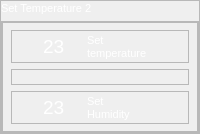
                  <widget class="QFrame" name="frame_137">
                   <property name="sizePolicy">
                    <sizepolicy hsizetype="Expanding" vsizetype="Expanding">
                     <horstretch>11</horstretch>
                     <verstretch>9</verstretch>
                    </sizepolicy>
                   </property>
                   <property name="minimumSize">
                    <size>
                     <width>0</width>
                     <height>12</height>
                    </size>
                   </property>
                   <property name="frameShape">
                    <enum>QFrame::StyledPanel</enum>
                   </property>
                   <property name="frameShadow">
                    <enum>QFrame::Raised</enum>
                   </property>
                   <layout class="QVBoxLayout" name="verticalLayout_86">
                    <property name="leftMargin">
                     <number>0</number>
                    </property>
                    <property name="topMargin">
                     <number>0</number>
                    </property>
                    <property name="rightMargin">
                     <number>0</number>
                    </property>
                    <property name="bottomMargin">
                     <number>0</number>
                    </property>
                    <item>
                     <widget class="QLabel" name="label_88">
                      <property name="sizePolicy">
                       <sizepolicy hsizetype="Expanding" vsizetype="Fixed">
                        <horstretch>1</horstretch>
                        <verstretch>0</verstretch>
                       </sizepolicy>
                      </property>
                      <property name="minimumSize">
                       <size>
                        <width>39</width>
                        <height>14</height>
                       </size>
                      </property>
                      <property name="font">
                       <font>
                        <pointsize>8</pointsize>
                       </font>
                      </property>
                      <property name="styleSheet">
                       <string notr="true">color: rgb(255, 255, 255);</string>
                      </property>
                      <property name="text">
                       <string>Set Temperature 2</string>
                      </property>
                     </widget>
                    </item>
                    <item>
                     <widget class="QFrame" name="frame_138">
                      <property name="sizePolicy">
                       <sizepolicy hsizetype="Expanding" vsizetype="Expanding">
                        <horstretch>9</horstretch>
                        <verstretch>9</verstretch>
                       </sizepolicy>
                      </property>
                      <property name="minimumSize">
                       <size>
                        <width>10</width>
                        <height>110</height>
                       </size>
                      </property>
                      <property name="maximumSize">
                       <size>
                        <width>16777215</width>
                        <height>400</height>
                       </size>
                      </property>
                      <property name="styleSheet">
                       <string notr="true">#frame_138{
border-image: url(:/images/phptps/panele-bozotg-temp-07.svg);

}</string>
                      </property>
                      <property name="frameShape">
                       <enum>QFrame::StyledPanel</enum>
                      </property>
                      <property name="frameShadow">
                       <enum>QFrame::Raised</enum>
                      </property>
                      <layout class="QHBoxLayout" name="horizontalLayout_2">
                       <property name="leftMargin">
                        <number>0</number>
                       </property>
                       <property name="topMargin">
                        <number>0</number>
                       </property>
                       <property name="rightMargin">
                        <number>0</number>
                       </property>
                       <property name="bottomMargin">
                        <number>0</number>
                       </property>
                       <item>
                        <widget class="QFrame" name="frame_139">
                         <property name="sizePolicy">
                          <sizepolicy hsizetype="Expanding" vsizetype="Expanding">
                           <horstretch>9</horstretch>
                           <verstretch>9</verstretch>
                          </sizepolicy>
                         </property>
                         <property name="minimumSize">
                          <size>
                           <width>150</width>
                           <height>110</height>
                          </size>
                         </property>
                         <property name="maximumSize">
                          <size>
                           <width>293</width>
                           <height>16777215</height>
                          </size>
                         </property>
                         <property name="styleSheet">
                          <string notr="true">	background-color: none;</string>
                         </property>
                         <property name="frameShape">
                          <enum>QFrame::StyledPanel</enum>
                         </property>
                         <property name="frameShadow">
                          <enum>QFrame::Raised</enum>
                         </property>
                         <layout class="QVBoxLayout" name="verticalLayout_88">
                          <property name="leftMargin">
                           <number>8</number>
                          </property>
                          <property name="topMargin">
                           <number>7</number>
                          </property>
                          <property name="rightMargin">
                           <number>8</number>
                          </property>
                          <property name="bottomMargin">
                           <number>7</number>
                          </property>
                          <item>
                           <widget class="QFrame" name="frame_140">
                            <property name="sizePolicy">
                             <sizepolicy hsizetype="Expanding" vsizetype="Expanding">
                              <horstretch>3</horstretch>
                              <verstretch>2</verstretch>
                             </sizepolicy>
                            </property>
                            <property name="minimumSize">
                             <size>
                              <width>140</width>
                              <height>11</height>
                             </size>
                            </property>
                            <property name="styleSheet">
                             <string notr="true">#frame_8{
	border:none;


}</string>
                            </property>
                            <property name="frameShape">
                             <enum>QFrame::StyledPanel</enum>
                            </property>
                            <property name="frameShadow">
                             <enum>QFrame::Raised</enum>
                            </property>
                            <layout class="QHBoxLayout" name="horizontalLayout_79">
                             <property name="leftMargin">
                              <number>0</number>
                             </property>
                             <property name="topMargin">
                              <number>0</number>
                             </property>
                             <property name="rightMargin">
                              <number>0</number>
                             </property>
                             <property name="bottomMargin">
                              <number>0</number>
                             </property>
                             <item>
                              <widget class="QLabel" name="temp_image_down_33">
                               <property name="sizePolicy">
                                <sizepolicy hsizetype="Expanding" vsizetype="Expanding">
                                 <horstretch>2</horstretch>
                                 <verstretch>4</verstretch>
                                </sizepolicy>
                               </property>
                               <property name="minimumSize">
                                <size>
                                 <width>12</width>
                                 <height>10</height>
                                </size>
                               </property>
                               <property name="styleSheet">
                                <string notr="true">#temp_image_down_33{

	
	image: url(:/images/phptps/tama-sanj-07.svg);
}</string>
                               </property>
                               <property name="text">
                                <string/>
                               </property>
                              </widget>
                             </item>
                             <item>
                              <widget class="QLabel" name="temp_down_33">
                               <property name="sizePolicy">
                                <sizepolicy hsizetype="Expanding" vsizetype="Expanding">
                                 <horstretch>3</horstretch>
                                 <verstretch>7</verstretch>
                                </sizepolicy>
                               </property>
                               <property name="minimumSize">
                                <size>
                                 <width>14</width>
                                 <height>9</height>
                                </size>
                               </property>
                               <property name="font">
                                <font>
                                 <pointsize>-1</pointsize>
                                 <weight>50</weight>
                                 <italic>false</italic>
                                 <bold>false</bold>
                                </font>
                               </property>
                               <property name="styleSheet">
                                <string notr="true">#temp_down_33{
	 color: white;
   	font:19px;

}


</string>
                               </property>
                               <property name="text">
                                <string>23</string>
                               </property>
                               <property name="textFormat">
                                <enum>Qt::PlainText</enum>
                               </property>
                               <property name="wordWrap">
                                <bool>false</bool>
                               </property>
                               <property name="margin">
                                <number>0</number>
                               </property>
                               <property name="openExternalLinks">
                                <bool>false</bool>
                               </property>
                              </widget>
                             </item>
                             <item>
                              <widget class="QLabel" name="curent_temp_label_27">
                               <property name="sizePolicy">
                                <sizepolicy hsizetype="Expanding" vsizetype="Expanding">
                                 <horstretch>8</horstretch>
                                 <verstretch>8</verstretch>
                                </sizepolicy>
                               </property>
                               <property name="minimumSize">
                                <size>
                                 <width>42</width>
                                 <height>19</height>
                                </size>
                               </property>
                               <property name="font">
                                <font>
                                 <pointsize>8</pointsize>
                                </font>
                               </property>
                               <property name="styleSheet">
                                <string notr="true">

	
	color: white;
	
</string>
                               </property>
                               <property name="text">
                                <string>Set 
temperature</string>
                               </property>
                              </widget>
                             </item>
                            </layout>
                           </widget>
                          </item>
                          <item>
                           <widget class="QFrame" name="temp_linne_down_14">
                            <property name="sizePolicy">
                             <sizepolicy hsizetype="Expanding" vsizetype="Expanding">
                              <horstretch>9</horstretch>
                              <verstretch>0</verstretch>
                             </sizepolicy>
                            </property>
                            <property name="minimumSize">
                             <size>
                              <width>0</width>
                              <height>0</height>
                             </size>
                            </property>
                            <property name="styleSheet">
                             <string notr="true">#temp_linne_down{
	
	
	border:none;
	
	
	
	
	
	
}</string>
                            </property>
                            <property name="frameShape">
                             <enum>QFrame::StyledPanel</enum>
                            </property>
                            <property name="frameShadow">
                             <enum>QFrame::Raised</enum>
                            </property>
                            <layout class="QVBoxLayout" name="verticalLayout_89">
                             <property name="spacing">
                              <number>6</number>
                             </property>
                             <property name="leftMargin">
                              <number>0</number>
                             </property>
                             <property name="topMargin">
                              <number>0</number>
                             </property>
                             <property name="rightMargin">
                              <number>0</number>
                             </property>
                             <property name="bottomMargin">
                              <number>0</number>
                             </property>
                             <item>
                              <widget class="QLabel" name="line_temp_12">
                               <property name="sizePolicy">
                                <sizepolicy hsizetype="Expanding" vsizetype="Expanding">
                                 <horstretch>8</horstretch>
                                 <verstretch>0</verstretch>
                                </sizepolicy>
                               </property>
                               <property name="minimumSize">
                                <size>
                                 <width>19</width>
                                 <height>0</height>
                                </size>
                               </property>
                               <property name="styleSheet">
                                <string notr="true">
	
	
	border:none;
	
	image: url(:/images/phptps/line kutah-02-02.svg);

</string>
                               </property>
                               <property name="text">
                                <string/>
                               </property>
                               <property name="indent">
                                <number>-1</number>
                               </property>
                               <property name="textInteractionFlags">
                                <set>Qt::LinksAccessibleByMouse</set>
                               </property>
                              </widget>
                             </item>
                            </layout>
                           </widget>
                          </item>
                          <item>
                           <widget class="QFrame" name="frame_141">
                            <property name="sizePolicy">
                             <sizepolicy hsizetype="Expanding" vsizetype="Expanding">
                              <horstretch>3</horstretch>
                              <verstretch>2</verstretch>
                             </sizepolicy>
                            </property>
                            <property name="minimumSize">
                             <size>
                              <width>0</width>
                              <height>27</height>
                             </size>
                            </property>
                            <property name="styleSheet">
                             <string notr="true">#frame_10{

	border:none;
	

}</string>
                            </property>
                            <property name="frameShape">
                             <enum>QFrame::StyledPanel</enum>
                            </property>
                            <property name="frameShadow">
                             <enum>QFrame::Raised</enum>
                            </property>
                            <layout class="QHBoxLayout" name="horizontalLayout_80">
                             <property name="leftMargin">
                              <number>0</number>
                             </property>
                             <property name="topMargin">
                              <number>0</number>
                             </property>
                             <property name="rightMargin">
                              <number>0</number>
                             </property>
                             <property name="bottomMargin">
                              <number>0</number>
                             </property>
                             <item>
                              <widget class="QLabel" name="temp_image_down_34">
                               <property name="sizePolicy">
                                <sizepolicy hsizetype="Expanding" vsizetype="Expanding">
                                 <horstretch>2</horstretch>
                                 <verstretch>4</verstretch>
                                </sizepolicy>
                               </property>
                               <property name="minimumSize">
                                <size>
                                 <width>12</width>
                                 <height>10</height>
                                </size>
                               </property>
                               <property name="styleSheet">
                                <string notr="true">#temp_image_down_34{


image: url(:/images/phptps/rotobat-07.svg);
	
	
}
</string>
                               </property>
                               <property name="text">
                                <string/>
                               </property>
                              </widget>
                             </item>
                             <item>
                              <widget class="QLabel" name="temp_down_34">
                               <property name="sizePolicy">
                                <sizepolicy hsizetype="Expanding" vsizetype="Expanding">
                                 <horstretch>3</horstretch>
                                 <verstretch>7</verstretch>
                                </sizepolicy>
                               </property>
                               <property name="minimumSize">
                                <size>
                                 <width>14</width>
                                 <height>9</height>
                                </size>
                               </property>
                               <property name="font">
                                <font>
                                 <pointsize>-1</pointsize>
                                 <weight>50</weight>
                                 <italic>false</italic>
                                 <bold>false</bold>
                                </font>
                               </property>
                               <property name="styleSheet">
                                <string notr="true">#temp_down_34{
	 color: white;
   	font:19px;

}


</string>
                               </property>
                               <property name="text">
                                <string>23</string>
                               </property>
                               <property name="textFormat">
                                <enum>Qt::PlainText</enum>
                               </property>
                               <property name="wordWrap">
                                <bool>false</bool>
                               </property>
                               <property name="margin">
                                <number>0</number>
                               </property>
                               <property name="openExternalLinks">
                                <bool>false</bool>
                               </property>
                              </widget>
                             </item>
                             <item>
                              <widget class="QLabel" name="curent_temp_label_28">
                               <property name="sizePolicy">
                                <sizepolicy hsizetype="Expanding" vsizetype="Expanding">
                                 <horstretch>8</horstretch>
                                 <verstretch>8</verstretch>
                                </sizepolicy>
                               </property>
                               <property name="minimumSize">
                                <size>
                                 <width>42</width>
                                 <height>19</height>
                                </size>
                               </property>
                               <property name="font">
                                <font>
                                 <pointsize>8</pointsize>
                                </font>
                               </property>
                               <property name="tabletTracking">
                                <bool>false</bool>
                               </property>
                               <property name="focusPolicy">
                                <enum>Qt::NoFocus</enum>
                               </property>
                               <property name="styleSheet">
                                <string notr="true">
	
	color: white;
	
</string>
                               </property>
                               <property name="text">
                                <string>Set 
Humidity</string>
                               </property>
                              </widget>
                             </item>
                            </layout>
                           </widget>
                          </item>
                         </layout>
                        </widget>
                       </item>
                      </layout>
                     </widget>
                    </item>
                   </layout>
                  </widget>
